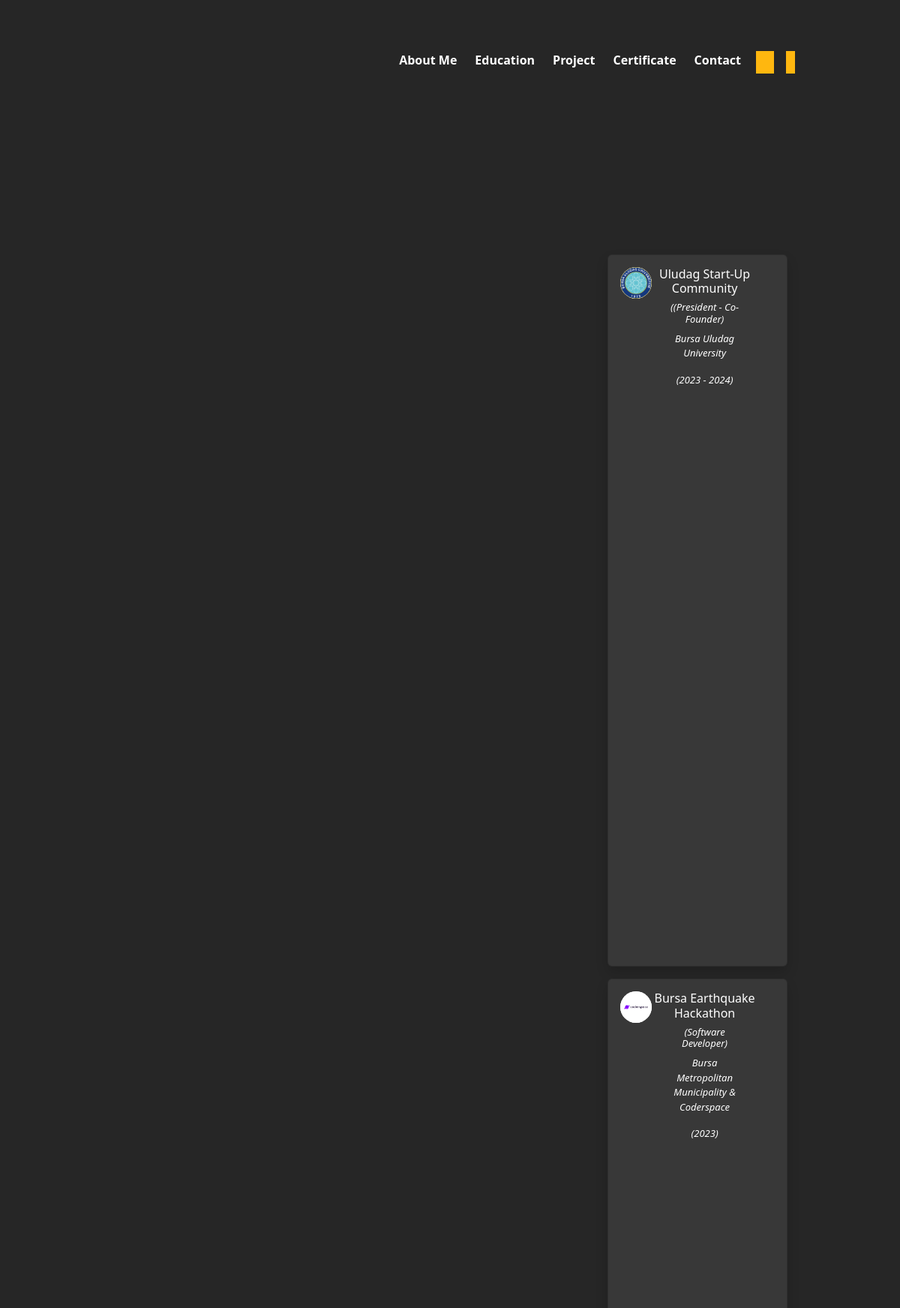
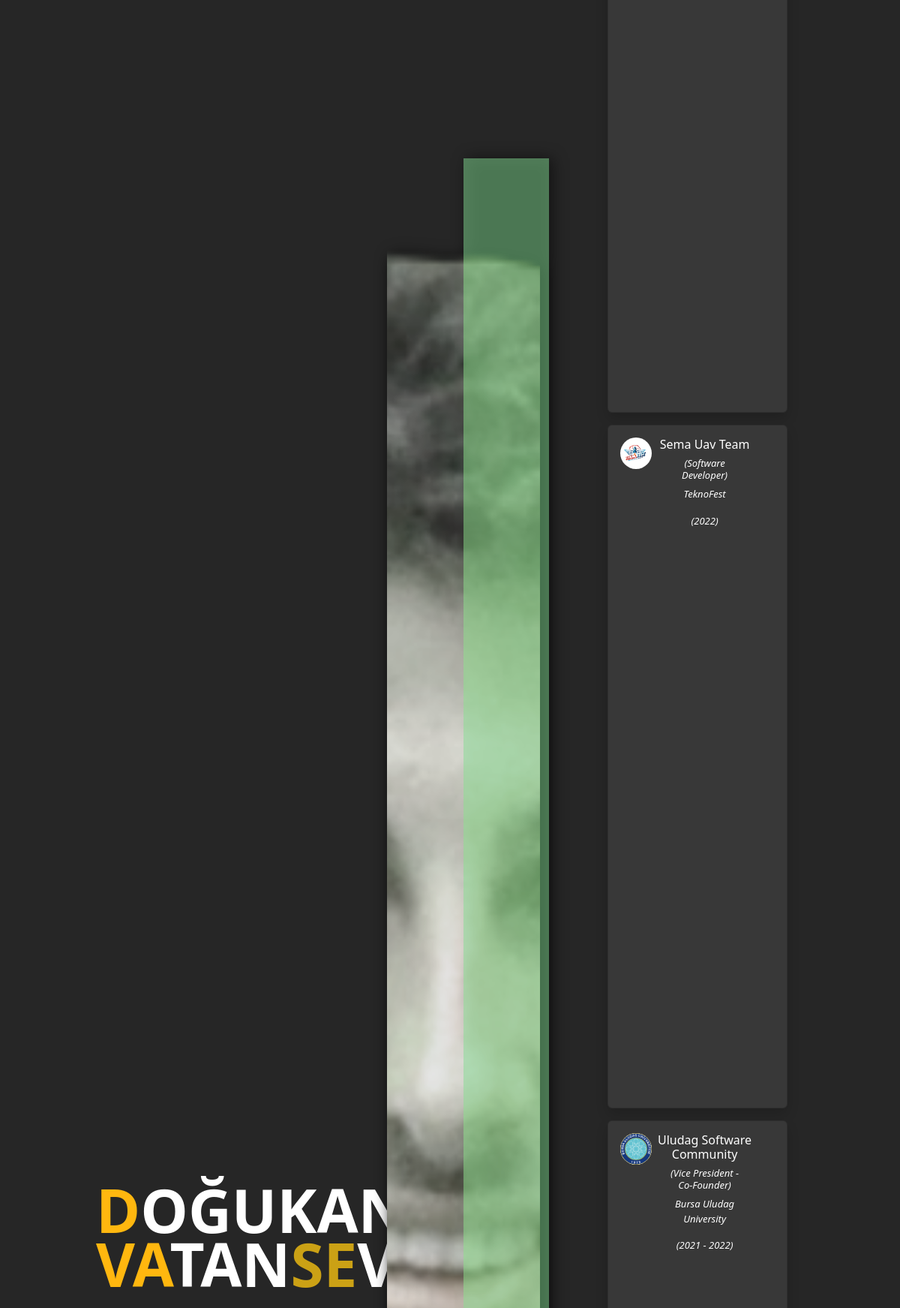
The page / (upper part) on the database its author committed (2 pictures, top to bottom).
### resume/models.py (models this page shows)
class Experience(models.Model):
    user = models.ForeignKey(CustomUser, related_name='experience', on_delete=models.SET_NULL, null=True)
    experience_name = models.CharField(max_length=100, null=True, blank=True)
    sub_description = models.CharField(max_length=200, null=True, blank=True)
    start_date = models.DateField(null=True, blank=True)
    end_date = models.DateField(null=True, blank=True)
    location = models.CharField(max_length=100, null=True, blank=True)
    experience_image = models.ImageField(upload_to='static/image/experience_images/', null=True, blank=True)

### resume/views.py (the view, shortened to what this page needs)
# urls.py: path("", include('resume.urls')),
def resume(request):
    try:
        user = CustomUser.objects.get(id=2)
        certificate = Certificate.objects.filter(user_id=user.id).order_by('-acquisition_date')
        education = Education.objects.filter(user_id=user.id).order_by('-end_date')
        experience = Experience.objects.filter(user_id=user.id).order_by('-end_date')
        project = list(Project.objects.filter(user_id=user.id).order_by('-update_date'))
        github_projects = get_github_projects(username='dvaser', token='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')
        link = Link.objects.filter(user_id=user.id)
    except Exception as ex:
        certificate = None
        education = None
        experience = None
        project = None
        link = None
        print(ex)
    return render(request, 'resume/resume.html', {
        "pages":pages,
        "certificates":certificate,
        "educations":education,
        "experiencies":experience,
        "projects":project,
        "links":link,
        })

### resume/views.py (called while the page is built)
def get_github_projects(username, token):
    github_token = f'{token}'
    headers = {'Authorization': f'token {github_token}'}
    api_url = f'https://api.github.com/users/{username}/repos'
    try:
        response = requests.get(api_url, headers=headers)
        if response.status_code == 200:
            projects = response.json()
            return projects
        else:
            print(f"Failed to get projects from Github. Status code: {response.status_code}")
            return None
    except requests.exceptions.RequestException as e:
        print(f"An error occurred: {e}")
        return None

### templates/resume/resume.html (shortened to what this page needs)
{% extends 'layout.html' %}
{% load static %}
{% block css_files %}
    <link href="{% static 'css/resume.css' %}" rel="stylesheet">
{% endblock %}
{% block content %}
    <div id="resume" class="">
        {% include 'partials/_nav.html' with pages=pages %}
        <div id="scroll-menu" data-bs-spy="scroll" data-bs-target="#navbarId" data-bs-root-margin="0px 0px" data-bs-smooth-scroll="true" tabindex="0">
            {% include 'resume/partials/_info.html' %}
        </div>
    </div>
{% endblock %}

### templates/layout.html (shortened to what this page needs)
{% load static %}
<!DOCTYPE html>
<html lang="en">
    <head>
        <link href="https://cdn.jsdelivr.net/npm/bootstrap@5.3.0/dist/css/bootstrap.min.css" rel="stylesheet">
        <link href="{% static 'css/style.css' %}" rel="stylesheet">
        {% block css_files %}
        {% endblock %}
    </head>
    <body class="bg-darks" style="width: 100vw; height: 100vh;">
        {% block content %}
        {% endblock %}
    </body>
</html>

### templates/partials/_nav.html (shortened to what this page needs)
{% load static %}
<nav class="navbar navbar-expand-lg" data-bs-theme="dark" id="navbarId">
    <div class="container-fluid">
        <div class="collapse navbar-collapse" id="navbarToggle">
            <ul class="navbar-nav nav-pills ms-auto mb-2 mb-lg-0">
                {% for key, page in pages.items %}
                    <li class="nav-item mx-1 fw-semibold">
                        <a class="nav-link nav-item-li" aria-current="page" href="#{{ page.url }}">{{page.name|title}}</a>
                    </li>
                {% endfor %}
                <li class="bg-lights mx-2" style="width: 2vw;"></li>
                <a href="/admin" class="bg-lights mx-2" style="width: 1vw;"></a>
            </ul>
        </div>
    </div>
</nav>

### templates/resume/partials/_info.html (shortened to what this page needs)
{% load static %}
<section class="content m-auto" style="width: 80vw; height: 80vh;" id="aboutme">
    <div class="info-title" style="width: 50vw;">
        <div class="info-title-box text-white" style="font-size: 80px; font-weight: 900;">
            <div class="m-2 effect-aboutme">
                <span class="letter-animation" style="color: #FFB70F">D</span>OĞUKAN
            </div>
            <div class="m-2 effect-aboutme">
                <span class="letter-animation" style="color: #FFB70F">VA</span>TAN<span class="letter-animation" style="color: #cba115">SE</span>VER
            </div>
        </div>
    </div>
    <div style="width: 25vw;" id="mePicture">
        <div class="row">
            <div class="col-6"></div>
            <div class="col-6 mt-5" style="height: 40vh; background-color: #FFB70F; opacity: 50%;"></div>
        </div>
    </div>
    <div id="cards-experience" class="col-3 text-center m-auto my-3 effect-aboutme overflow-y-auto d-flex flex-wrap" style="width: 25vw; height: 75vh; justify-content: center;">
        {% for experience in experiencies %}
            <div class="card m-2 effect-aboutme shadow" style="width: 20vw;">
                <div class="card-body row ">
                    <div class="col-2" style="justify-content: start;">
                        <img src="{{ experience.experience_image }}" alt="school" style="width: 3.5vw; height: 3.5vw;">
                    </div>
                    <div class="col-9" style="justify-content: end;">
                        <h5 class="card-title text-center" style="font-size: medium;">{{ experience.experience_name|title }}</h5>
                        <div class="card-text mx-4">
                            <h6 class="text-center fst-italic" style="font-size: small;">({{ experience.sub_description|title }})</h6>
                            <p class="fst-italic" style="font-size: small;">{{ experience.location }}</p>
                            {% if experience.start_date|date:'Y' == experience.end_date|date:'Y' %}
                                <p class="fst-italic m-2" style="font-size: small">({{ experience.end_date|date:'Y' }})</p>
                            {% else %}
                                <p class="fst-italic m-2" style="font-size: small">({{ experience.start_date|date:'Y' }} - {{ experience.end_date|date:'Y' }})</p>
                            {% endif %}
                        </div>
                    </div>
                </div>
            </div>
        {% endfor %}
    </div>
</section>

### templates/resume/partials/_projects.html (shortened to what this page needs)
{% load static %}

### templates/resume/partials/_certificates.html (shortened to what this page needs)
{% load static %}

### templates/resume/partials/_contact.html (shortened to what this page needs)
{% load static %}

### rows shown on the page
Experience: experience_image (picture), experience_name "Uludag Start-Up Community", sub_description "(President - Co-Founder", location "Bursa Uludag University", start_date "2023", end_date "2024"
Experience: experience_image (picture), experience_name "Bursa Earthquake Hackathon", sub_description "Software Developer", location "Bursa Metropolitan Municipality & Coderspace", end_date "2023"
Experience: experience_image (picture), experience_name "Sema Uav Team", sub_description "Software Developer", location "TeknoFest", end_date "2022"
Experience: experience_image (picture), experience_name "Uludag Software Community", sub_description "Vice President - Co-Founder", location "Bursa Uludag University", start_date "2021", end_date "2022"

### other values the page prints
{{ page.name|title }} "About Me" "Education" "Project" "Certificate" "Contact"
